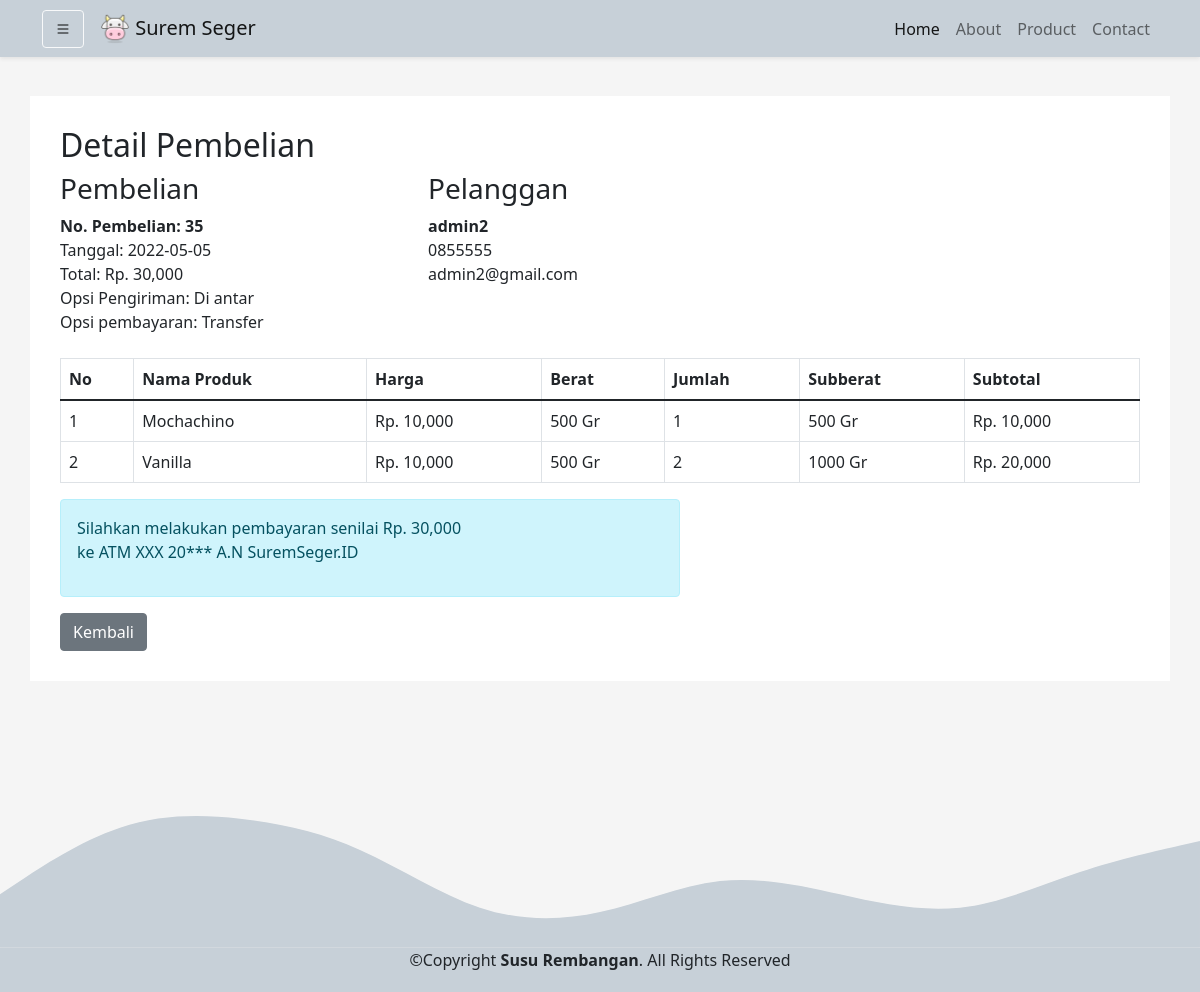
Screenshot of /User/nota.php?id=35 (signed in) with the database file from the repository.
### tables this page shows
CREATE TABLE `pembelian` (
  `id_pembelian` int(11) NOT NULL,
  `id_user` int(11) NOT NULL,
  `tanggal_pembelian` date NOT NULL,
  `total_pembelian` int(11) NOT NULL,
  `opsi_pengiriman` varchar(30) NOT NULL,
  `opsi_pembayaran` varchar(30) NOT NULL,
  `alamat_pengiriman` text NOT NULL,
  `status_pembelian` varchar(50) NOT NULL,
  `status_terima` varchar(50) NOT NULL
);

CREATE TABLE `users` (
  `id` int(8) NOT NULL,
  `namalengkap` varchar(30) NOT NULL,
  `email` varchar(30) NOT NULL,
  `alamat` varchar(50) NOT NULL,
  `provinsi` varchar(30) NOT NULL,
  `kota` varchar(30) NOT NULL,
  `kecamatan` varchar(30) NOT NULL,
  `kodepos` varchar(10) NOT NULL,
  `nohp` varchar(13) NOT NULL,
  `password` varchar(255) NOT NULL,
  `role` varchar(2) NOT NULL,
  `gambar` varchar(100) NOT NULL
);

CREATE TABLE `pembelian_produk` (
  `id_pembelian_produk` int(11) NOT NULL,
  `id_pembelian` int(11) NOT NULL,
  `id_produk` int(11) NOT NULL,
  `jumlah` int(11) NOT NULL,
  `nama` varchar(50) NOT NULL,
  `harga` int(11) NOT NULL,
  `berat` int(11) NOT NULL,
  `subberat` int(11) NOT NULL,
  `subharga` int(11) NOT NULL
);

### functions.php (called while the page is built, shortened)
<?php
$conn = mysqli_connect("localhost", "root", "", "db_suremseger");
function query($query)
{
    global $conn;
    $result = mysqli_query($conn, $query);
    $rows = [];
    while ($row = mysqli_fetch_assoc($result)) {
        $rows[] = $row;
    }
    return $rows;
}

### User/nota.php (the view, shortened to what this page needs)
<?php
require_once('../functions.php');
?>
<!DOCTYPE html>
<html lang="en">
<head>
    <link href="https://cdn.jsdelivr.net/npm/bootstrap@5.1.3/dist/css/bootstrap.min.css" rel="stylesheet" />
    <link rel="stylesheet" href="https://cdn.jsdelivr.net/npm/bootstrap-icons@1.8.1/font/bootstrap-icons.css" />
    <link rel="stylesheet" href="../style.css" />
</head>
<body>
    <?php include 'nav_sidebar.php' ?>
    <section class="content" id="content">
        <div class="container" style="background-color: white; padding: 30px">
            <h2>Detail Pembelian</h2>
            <?php
            $detail = query("SELECT * FROM pembelian JOIN users
                            ON pembelian.id_user = users.id
                            WHERE pembelian.id_pembelian = {$_GET['id']}")[0];
            ?>
            <div class="row">
                <div class="col-md-4">
                    <h3>Pembelian</h3>
                    <strong>No. Pembelian: <?= $detail['id_pembelian']; ?></strong><br>
                    Tanggal: <?= $detail['tanggal_pembelian']; ?><br>
                    Total: Rp. <?= number_format($detail['total_pembelian']); ?><br>
                    Opsi Pengiriman: <?= $detail['opsi_pengiriman']; ?> <br>
                    Opsi pembayaran: <?= $detail['opsi_pembayaran']; ?>
                </div>
                <div class="col-md-4">
                    <h3>Pelanggan</h3>
                    <strong><?= $detail['namalengkap']; ?></strong><br>
                    <?= $detail['nohp']; ?> <br>
                    <?= $detail['email']; ?>
                </div>
            </div>
            <br>
            <table class="table table-bordered">
                <thead>
                    <tr>
                        <th>No</th>
                        <th>Nama Produk</th>
                        <th>Harga</th>
                        <th>Berat</th>
                        <th>Jumlah</th>
                        <th>Subberat</th>
                        <th>Subtotal</th>
                    </tr>
                </thead>
                <tbody>
                    <?php $i = 1 ?>
                    <?php $ambil = query("SELECT * FROM pembelian_produk JOIN pembelian ON pembelian_produk.id_pembelian = pembelian.id_pembelian WHERE pembelian_produk.id_pembelian = {$_GET['id']}"); ?>
                    <?php foreach ($ambil as $key) : ?>
                        <tr>
                            <td><?= $i; ?></td>
                            <td><?= $key['nama']; ?></td>
                            <td>Rp. <?= number_format($key['harga']); ?></td>
                            <td><?= $key['berat']; ?> Gr</td>
                            <td><?= $key['jumlah']; ?></td>
                            <td><?= $key['subberat']; ?> Gr</td>
                            <td>Rp. <?= number_format($key['subharga']); ?></td>
                        </tr>
                        <?php $i++ ?>
                    <?php endforeach; ?>
                </tbody>
            </table>
            <?php if ($ambil[0]['status_pembelian'] == 'Menunggu pembayaran' || $ambil[0]['status_pembelian'] == 'Dibatalkan') : ?>
                <div class="row">
                    <div class="col-md-7">
                        <?php if ($ambil[0]['status_pembelian'] == 'Menunggu pembayaran') : ?>
                            <div class="alert alert-info">
                            <?php elseif ($ambil[0]['status_pembelian'] == 'Dibatalkan') : ?>
                                <div class="alert alert-danger">
                                <?php endif ?>
                                <p>
                                    Silahkan melakukan pembayaran senilai Rp. <?= number_format($detail['total_pembelian']); ?> <br>
                                    ke ATM XXX 20*** A.N SuremSeger.ID
                                </p>
                                </div>
                            </div>
                    </div>
                <?php endif; ?>
                <a href="riwayat.php" class="btn btn-secondary">Kembali</a>
                </div>
    </section>
    <footer class="text-center pb-1" style="background:  #c7d0d8">
        <p>©Copyright <label class="fw-bold">Susu Rembangan</label>. All Rights Reserved</p>
    </footer>
</body>
</html>

### style.css (style rules this page uses)
body { background-color: whitesmoke; }
section { padding-top: 6rem; }

### rows the page displays
pembelian: id_pembelian "35", tanggal_pembelian "2022-05-05", total_pembelian "30,000", opsi_pengiriman "Di antar", opsi_pembayaran "Transfer", id_user.namalengkap "admin2", id_user.nohp "0855555", id_user.email "admin2@gmail.com"
pembelian_produk: nama "Mochachino", harga "10,000", berat "500", jumlah "1", subberat "500", subharga "10,000"
pembelian_produk: nama "Vanilla", harga "10,000", berat "500", jumlah "2", subberat "1000", subharga "20,000"
